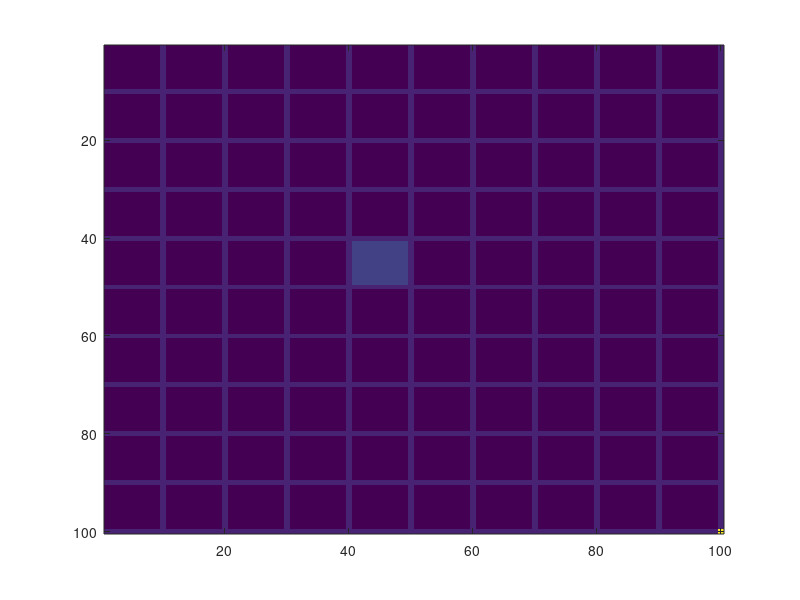
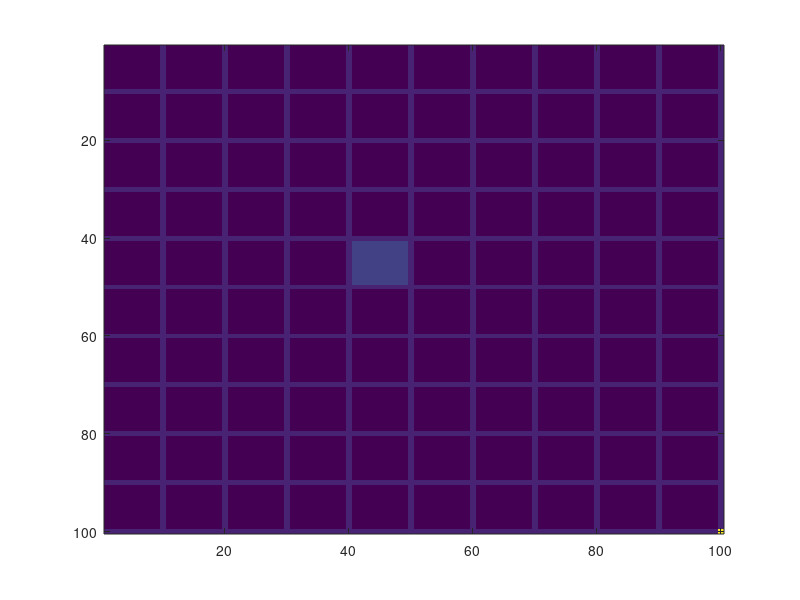
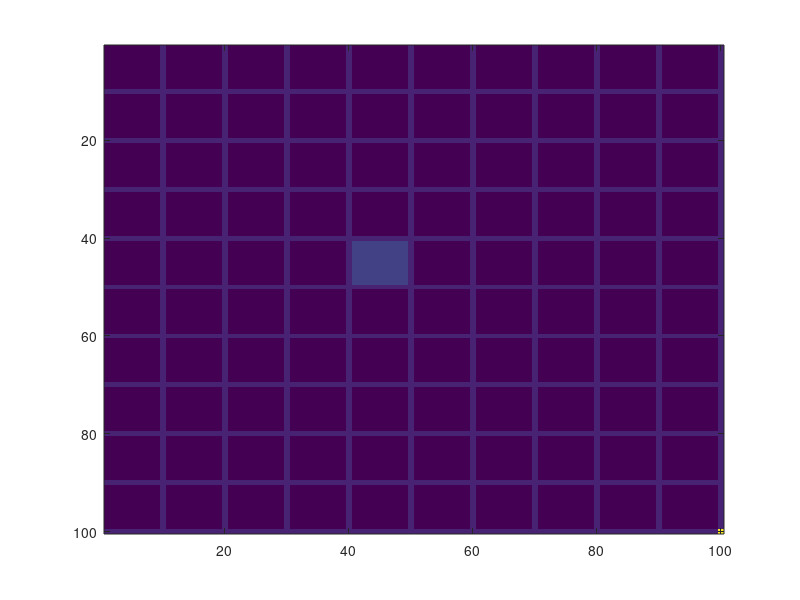
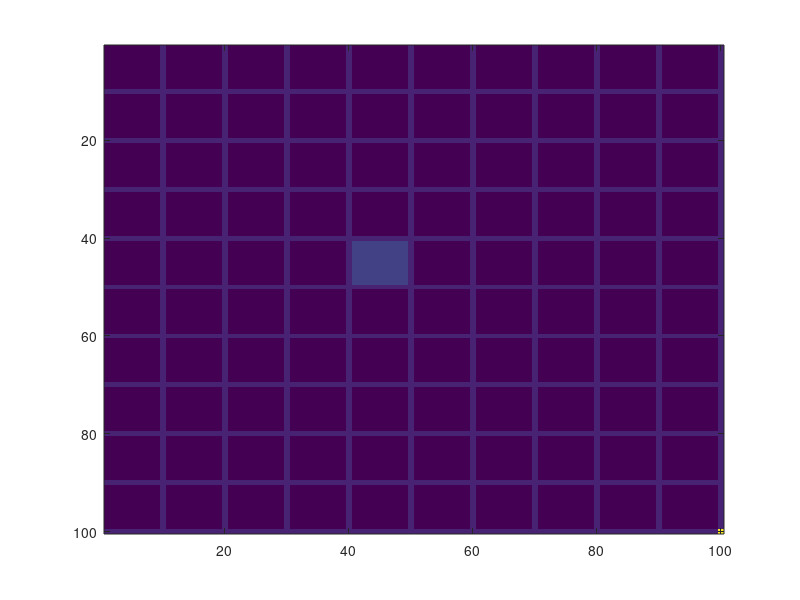

Write MATLAB code to recreate these figures, in order.
t = 1; % número de matriz de geradas
for j = 1:t  % laço principal
   m = zeros(10); % inicialização da matriz de zeros
   aux = zeros(10);
   navios = randi([1 10]); % sorteio da quantidade de navios
   for i = 1:navios % laço secundário, responsável por escrever cada navio.
     tipo = randi([1 2]); % sorteio do tipo. 1 para navio com tamanho 2 e 3 para tamanho 3.
     orientacao = randi([1 2]); % sorteio da horientação, 1 para vertical e 2 para horizontal
         if(orientacao == 1) % filtro para o tipo 1
             x = randi([1 8]); % sorteio da linha. Até 8 para utrapassar os limites da matriz
             y = randi([1 10]); % sorteio da coluna
             while(m(x,y) ~= 0) % laço para atualizar a posição caso esteja ocupada
               x = randi([1 8]); % nova linha 
               y = randi([1 10]); % nova coluna
             end
            if((tipo == 1) && (m(x+1, y) == 0)) % verificação das disponibilidade da posição vizinha, já que o tipo tem 1 tamanho dois e a primeira posição já foi checada
            m(x, y) = 1; % atribuição para primeira posição
            m(x+1, y) = 1; % atribuição para segunda posição 
            aux(x,y) = 1;
            aux(x+1,y) = 2;
           elseif((tipo == 2) && (m(x+2, y) == 0) && (m(x+1, y) == 0)) % verificação das disponibilidade das posições vizinhas para o tipo dois, já que o tipo tem 2 tamanho 3, a duas posições seguintes devem ser checadas
            m(x, y) = 1; % atribuição para primeira posição
            m(x+1, y) = 1; % atribuição para segunda posição
            m(x+2, y) = 1; % atribuição para segunda posição
            aux(x,y) = 1;
            aux(x+1,y) = 2;
            aux(x+2,y) = 3;
           end
         else  
             x = randi([1 10]); %tipo 2. sorteio linha
             y = randi([1 8]); % sorteio coluna.
             while(m(x,y) ~= 0) % atualização da posição, analoga a anterior
               x = randi([1 10]);
               y = randi([1 8]); 
             end
            if((tipo == 1) && (m(x, y+1) == 0)) % checagem e atribuição, analoga a anterior, só que agora nas coluna
            m(x, y) = 1;
            m(x, y+1) = 1;
            aux(x, y) = 4;
            aux(x, y+1) = 5;
           elseif((tipo == 2) && (m(x, y+2) == 0) && (m(x, y+1) == 0)) % checagem e atribuição, analoga a anterior, só que agora nas coluna
            m(x, y) = 1;
            m(x, y+1) = 1;
            m(x, y+2) = 1;
            aux(x, y) = 4;
            aux(x, y+1) = 5;
            aux(x, y+2) = 6;
           end
         end
   end
end
ocupados = zeros(10);
img = zeros(100,100); % fundo preto
for(i = 1 : 10) % grade cinza
  img(10*i:10*i, : ) = 1;
  img(:,10*i:10*i) = 1;
end
img(100,100) = 10;
jogadas = 8; % numero de jogadas permitadas, defina quantas quiser
m
for(i = 1 : jogadas)
    l = input('informe a linha desejada:');
    c = input('informe a coluna desejada:');
    ocupados(l,c) = 1;
    if(m(l,c)==0)
      img((l-1)*10+1:(l-1)*10+9,(c-1)*10+1:(c-1)*10+9) = 2;
    else
      img((l-1)*10+1:(l-1)*10+9,(c-1)*10+1:(c-1)*10+9) = 10;
      if(aux(l,c) == 1 && ocupados(l+1,c))
          if(ocupados(l+2,c) && aux(l+2,c) ==  3)
              img((l-1)*10+1:(l-1)*10+9,(c-1)*10+1:(c-1)*10+9) = 8;
              img(l*10+1:l*10+9,(c-1)*10+1:(c-1)*10+9) = 8;
              img((l+1)*10+1:(l+1)*10+9,(c-1)*10+1:(c-1)*10+9) = 8;
          else
              img((l-1)*10+1:(l-1)*10+9,(c-1)*10+1:(c-1)*10+9) = 8;
              img(l*10+1:l*10+9,(c-1)*10+1:(c-1)*10+9) = 8;
          end
      elseif(aux(l,c) == 2 && ocupados(l-1,c))
          if(ocupados(l+1,c) && aux(l+1,c) ==  3)
              img((l-2)*10+1:(l-2)*10+9,(c-1)*10+1:(c-1)*10+9) = 8;
              img((l-1)*10+1:(l-1)*10+9,(c-1)*10+1:(c-1)*10+9) = 8;
              img(l*10+1:l*10+9,(c-1)*10+1:(c-1)*10+9) = 8;
          elseif(aux(l+1,c) ~=  3)
              img((l-2)*10+1:(l-2)*10+9,(c-1)*10+1:(c-1)*10+9) = 8;
              img((l-1)*10+1:(l-1)*10+9,(c-1)*10+1:(c-1)*10+9) = 8;
          end
      elseif(aux(l,c) == 3 && ocupados(l-1,c) && ocupados(l-2,c))
          img((l-3)*10+1:(l-3)*10+9,(c-1)*10+1:(c-1)*10+9) = 8;
          img((l-2)*10+1:(l-2)*10+9,(c-1)*10+1:(c-1)*10+9) = 8;
          img((l-1)*10+1:(l-1)*10+9,(c-1)*10+1:(c-1)*10+9) = 8;
      elseif(aux(l,c) == 6 && ocupados(l,c-1) && ocupados(l,c-2))
          img((l-1)*10+1:(l-1)*10+9,(c-1)*10+1:(c-1)*10+9) = 8;
          img((l-1)*10+1:(l-1)*10+9,(c-2)*10+1:(c-2)*10+9) = 8;
          img((l-1)*10+1:(l-1)*10+9,(c-3)*10+1:(c-3)*10+9) = 8;
      elseif(aux(l,c) == 5 && ocupados(l,c-1))
          if(ocupados(l,c+1) && aux(l,c+1) == 6)
              img((l-1)*10+1:(l-1)*10+9, c*10+1:c*10+9) = 8;
              img((l-1)*10+1:(l-1)*10+9,(c-1)*10+1:(c-1)*10+9) = 8;
              img((l-1)*10+1:(l-1)*10+9,(c-2)*10+1:(c-2)*10+9) = 8;
          elseif(aux(l,c+1) ~=  6)
              img((l-1)*10+1:(l-1)*10+9,(c-2)*10+1:(c-2)*10+9) = 8;
              img((l-1)*10+1:(l-1)*10+9,(c-1)*10+1:(c-1)*10+9) = 8;
          end
      elseif(aux(l,c) == 4 && ocupados(l,c+1))
          if(ocupados(l,c+2) && aux(l,c+2) == 6)
              img((l-1)*10+1:(l-1)*10+9,(c-1)*10+1:(c-1)*10+9) = 8;
              img((l-1)*10+1:(l-1)*10+9,c*10+1:c*10+9) = 8;
              img((l-1)*10+1:(l-1)*10+9,(c+1)*10+1:(c+1)*10+9) = 8;
          elseif(aux(l,c+2) ~=  6)
              img((l-1)*10+1:(l-1)*10+9,(c-1)*10+1:(c-1)*10+9) = 8;
              img((l-1)*10+1:(l-1)*10+9,c*10+1:c*10+9) = 8;
          end
      end
    end
    aux 
    figure
    imagesc(img);
end